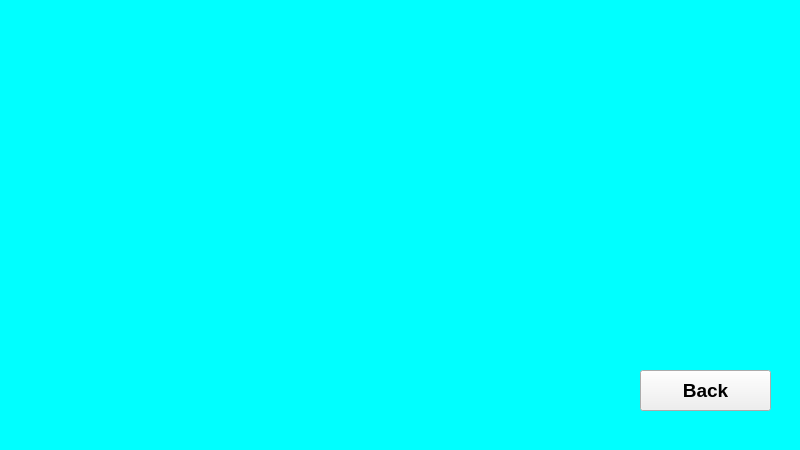
<?xml version="1.0" encoding="UTF-8"?>
<ui version="4.0">
 <class>redUI</class>
 <widget class="QMainWindow" name="redUI">
  <property name="geometry">
   <rect>
    <x>0</x>
    <y>0</y>
    <width>800</width>
    <height>450</height>
   </rect>
  </property>
  <property name="windowTitle">
   <string>MainWindow</string>
  </property>
  <property name="styleSheet">
   <string notr="true">QMainWindow {
	border-image: url(:/pic/resource/3.png);
	background-color: rgb(0, 255, 255); 
}
</string>
  </property>
  <widget class="QWidget" name="centralwidget">
   <widget class="QPushButton" name="buttonBack">
    <property name="geometry">
     <rect>
      <x>640</x>
      <y>370</y>
      <width>131</width>
      <height>41</height>
     </rect>
    </property>
    <property name="font">
     <font>
      <pointsize>14</pointsize>
      <weight>75</weight>
      <bold>true</bold>
     </font>
    </property>
    <property name="text">
     <string>Back</string>
    </property>
   </widget>
  </widget>
 </widget>
 <resources>
  <include location="picture.qrc"/>
 </resources>
 <connections/>
</ui>
